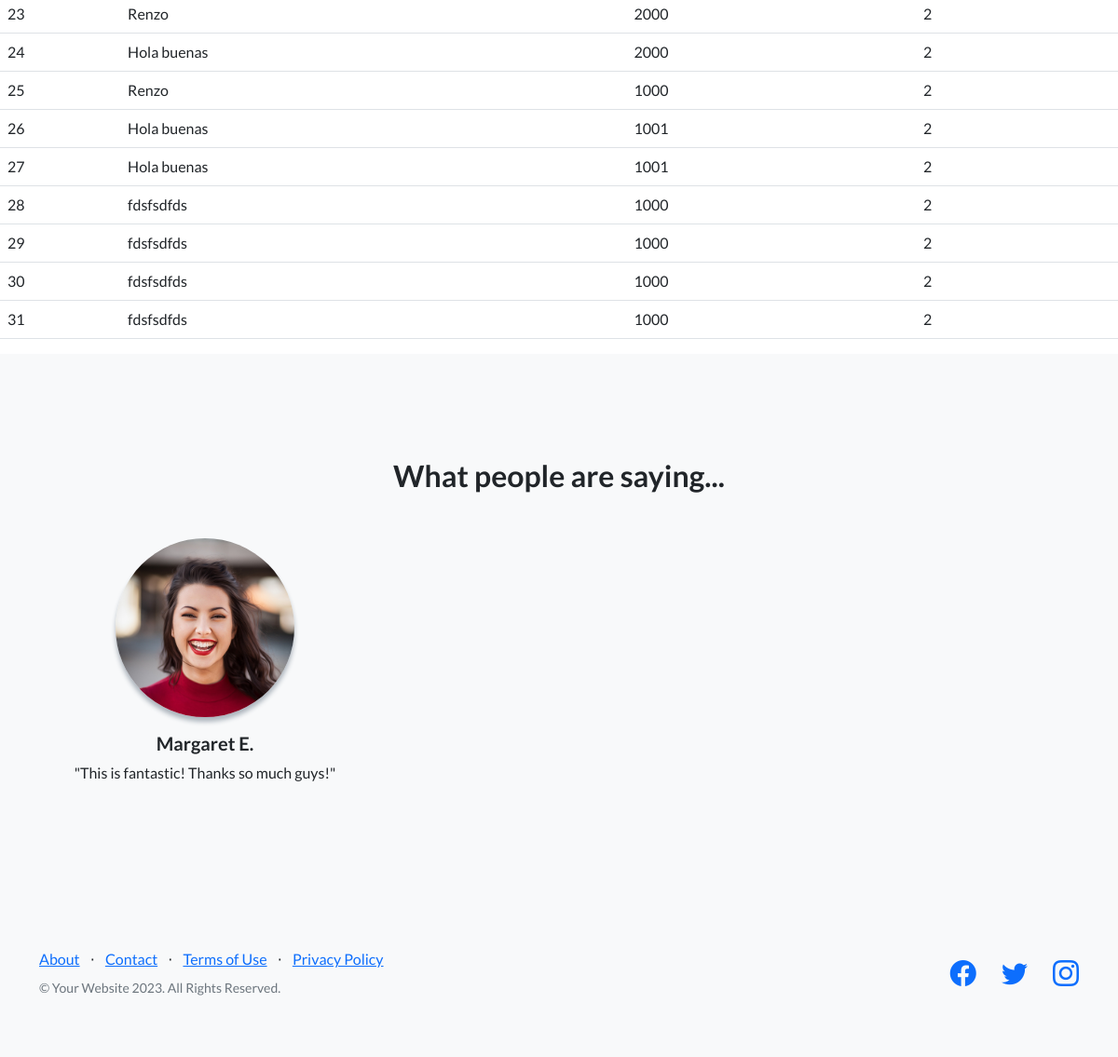
The app's page /aplicacion/cursos/ (signed in, lower part), older data.
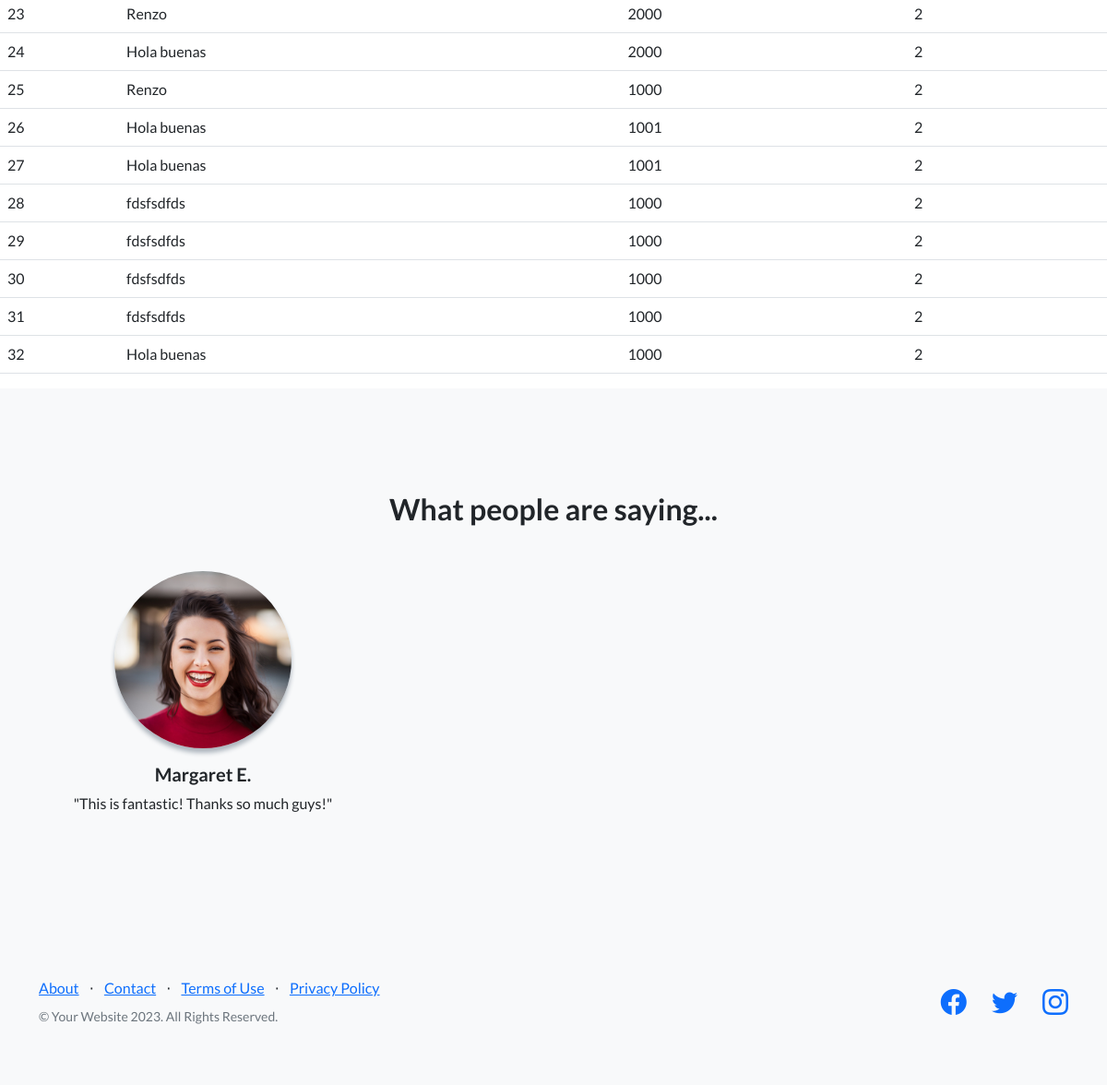
The same page, newer data.
### appcoder/models.py (models this page shows, shortened)
class Curso(models.Model):
    nombre = models.CharField(max_length=50)
    comision = models.IntegerField(null=False, blank=False)
    turno = models.IntegerField(null=False, default=2)

### appcoder/views.py (the view)
# urls.py: path('cursos/', cursos, name="cursos"),
@login_required
def cursos(request):
    ctx={"cursos": Curso.objects.all()}
    return render(request,"appcoder/cursos.html", ctx)

### appcoder/templates/appcoder/cursos.html (shortened to what this page needs)
{% extends 'appcoder/base.html' %}
{% load static %}
{% block contenido %}
    <table class="table">
        <tbody>
        {% for curso in cursos%}
        <tr>
            <td>{{curso.id}}</td>
            <td>{{curso.nombre}}</td>
            <td>{{curso.comision}}</td>
            <td>{{curso.turno}}</td>
        </tr>
        {%endfor%}
        </tbody>
    </table>
{% endblock contenido %}

### appcoder/templates/appcoder/base.html (shortened to what this page needs)
{% load static %}
<!DOCTYPE html>
<html lang="en">
    <head>
        <link href="https://cdn.jsdelivr.net/npm/bootstrap-icons@1.5.0/font/bootstrap-icons.css" rel="stylesheet" type="text/css" />
        <link href="{% static 'appcoder/css/styles.css' %}" rel="stylesheet" />
    </head>
    <body>
        <head class="bg-light">
        </head>
        {% block contenido%}
        {% endblock contenido %}
        <section class="testimonials text-center bg-light">
            <div class="container">
                <h2 class="mb-5">What people are saying...</h2>
                <div class="row">
                    <div class="col-lg-4">
                        <div class="testimonial-item mx-auto mb-5 mb-lg-0">
                            <img class="img-fluid rounded-circle mb-3" src="{% static 'appcoder/assets/img/testimonials-1.jpg' %}" alt="..." />
                            <h5>Margaret E.</h5>
                            <p class="font-weight-light mb-0">"This is fantastic! Thanks so much guys!"</p>
                        </div>
                    </div>
                </div>
            </div>
        </section>
        <footer class="footer bg-light">
            <div class="container">
                <div class="row">
                    <div class="col-lg-6 h-100 text-center text-lg-start my-auto">
                        <ul class="list-inline mb-2">
                            <li class="list-inline-item"><a href="#!">About</a></li>
                            <li class="list-inline-item">⋅</li>
                            <li class="list-inline-item"><a href="#!">Contact</a></li>
                            <li class="list-inline-item">⋅</li>
                            <li class="list-inline-item"><a href="#!">Terms of Use</a></li>
                            <li class="list-inline-item">⋅</li>
                            <li class="list-inline-item"><a href="#!">Privacy Policy</a></li>
                        </ul>
                        <p class="text-muted small mb-4 mb-lg-0">&copy; Your Website 2023. All Rights Reserved.</p>
                    </div>
                    <div class="col-lg-6 h-100 text-center text-lg-end my-auto">
                        <ul class="list-inline mb-0">
                            <li class="list-inline-item me-4">
                                <a href="#!"><i class="bi-facebook fs-3"></i></a>
                            </li>
                            <li class="list-inline-item me-4">
                                <a href="#!"><i class="bi-twitter fs-3"></i></a>
                            </li>
                            <li class="list-inline-item">
                                <a href="#!"><i class="bi-instagram fs-3"></i></a>
                            </li>
                        </ul>
                    </div>
                </div>
            </div>
        </footer>
    </body>
</html>

Row changes from the older to the newer data that the page shows:
added Curso: id "32", nombre "Hola buenas", comision "1000", turno "2"
